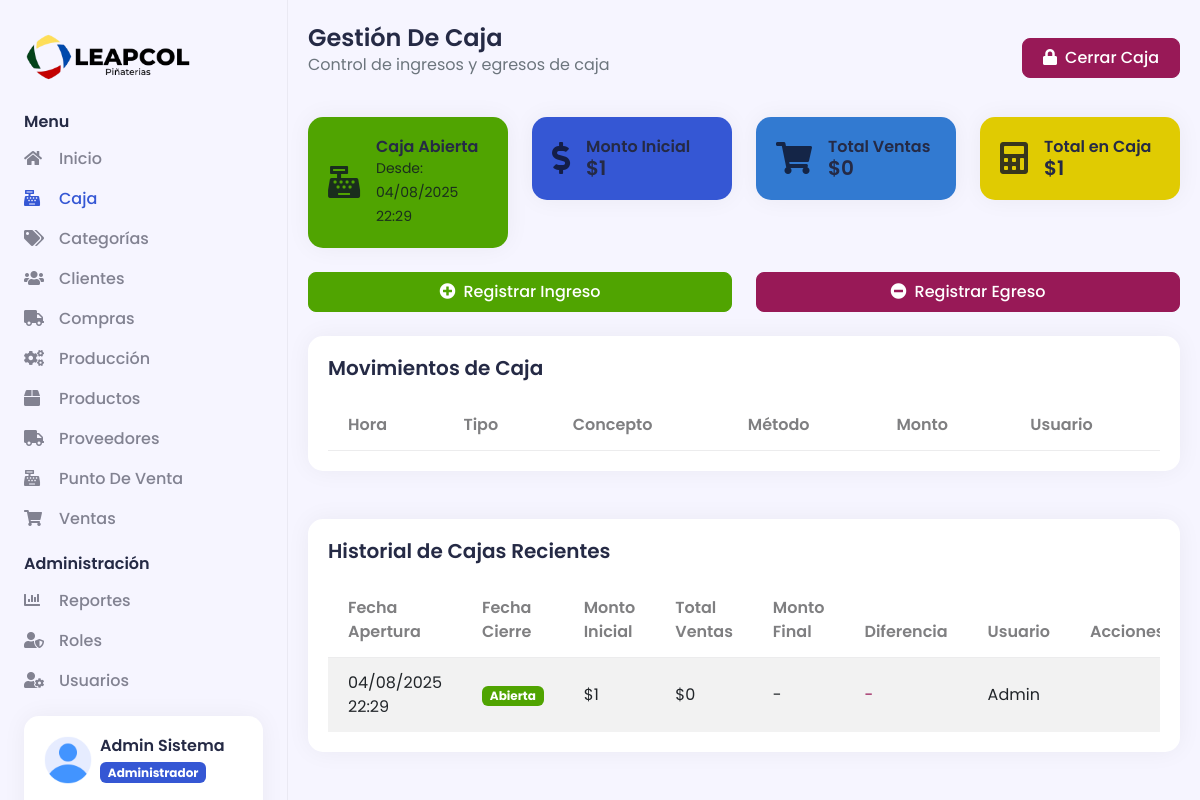
/caja (signed in), run on an earlier commit of the app's database.
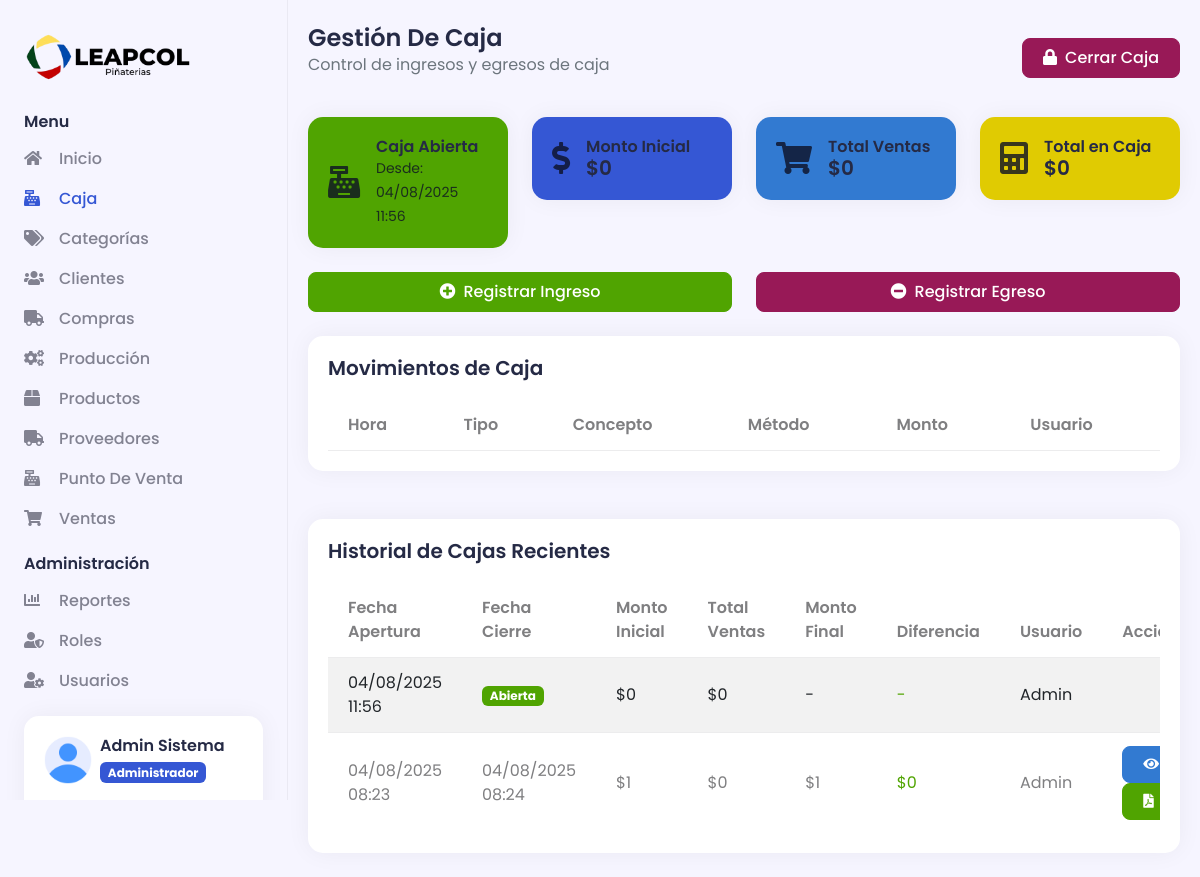
And on a later commit of the database.
### tables this page shows
CREATE TABLE `modulos` (
  `id` int(11) NOT NULL,
  `nombre` varchar(50) NOT NULL,
  `descripcion` varchar(100) DEFAULT NULL,
  `icono` varchar(50) DEFAULT NULL,
  `url` varchar(100) NOT NULL,
  `estado` tinyint(1) NOT NULL DEFAULT 1
);

CREATE TABLE `cajas` (
  `id` int(11) NOT NULL,
  `usuario_id` int(11) NOT NULL,
  `fecha_apertura` datetime NOT NULL DEFAULT current_timestamp(),
  `fecha_cierre` datetime DEFAULT NULL,
  `monto_inicial` decimal(10,2) NOT NULL DEFAULT 0.00,
  `monto_final` decimal(10,2) DEFAULT NULL,
  `total_ventas` decimal(10,2) DEFAULT 0.00,
  `total_efectivo` decimal(10,2) DEFAULT 0.00,
  `total_tarjeta` decimal(10,2) DEFAULT 0.00,
  `total_transferencia` decimal(10,2) DEFAULT 0.00,
  `estado` tinyint(1) NOT NULL DEFAULT 1 COMMENT '1=Abierta, 0=Cerrada',
  `observaciones` text DEFAULT NULL
);

CREATE TABLE `usuarios` (
  `idusuario` int(11) NOT NULL,
  `nombre` varchar(50) NOT NULL,
  `apellido` varchar(50) NOT NULL,
  `usuario` varchar(50) NOT NULL,
  `email` varchar(100) NOT NULL,
  `password` varchar(255) NOT NULL,
  `token` varchar(100) DEFAULT NULL,
  `rolid` int(11) NOT NULL,
  `status` tinyint(1) NOT NULL DEFAULT 1,
  `fecha_creacion` datetime NOT NULL DEFAULT current_timestamp(),
  `fecha_actualizacion` datetime DEFAULT NULL ON UPDATE current_timestamp()
);

### Views/Caja/caja.php (the view, shortened to what the rows shown need)
<?php
    headerAdmin($data);
?>
<div class="d2c_main px-0 px-md-2 py-4">
    <div class="container-fluid">
        <?php if($data['cajaAbierta']): ?>
        <div class="row mb-4">
            <div class="col-md-3">
                <div class="card bg-success text-white">
                    <div class="card-body">
                        <div class="d-flex align-items-center">
                            <i class="fas fa-cash-register fa-2x me-3"></i>
                            <div>
                                <h6 class="mb-0">Caja Abierta</h6>
                                <small>Desde: <?= date('d/m/Y H:i', strtotime($data['cajaAbierta']['fecha_apertura'])) ?></small>
                            </div>
                        </div>
                    </div>
                </div>
            </div>
            <div class="col-md-3">
                <div class="card bg-primary text-white">
                    <div class="card-body">
                        <div class="d-flex align-items-center">
                            <i class="fas fa-dollar-sign fa-2x me-3"></i>
                            <div>
                                <h6 class="mb-0">Monto Inicial</h6>
                                <h5 class="mb-0">$<?= number_format($data['cajaAbierta']['monto_inicial'], 0) ?></h5>
                            </div>
                        </div>
                    </div>
                </div>
            </div>
            <div class="col-md-3">
                <div class="card bg-info text-white">
                    <div class="card-body">
                        <div class="d-flex align-items-center">
                            <i class="fas fa-shopping-cart fa-2x me-3"></i>
                            <div>
                                <h6 class="mb-0">Total Ventas</h6>
                                <h5 class="mb-0" id="totalVentas">$<?= number_format($data['cajaAbierta']['total_ventas'], 0) ?></h5>
                            </div>
                        </div>
                    </div>
                </div>
            </div>
            <div class="col-md-3">
                <div class="card bg-warning text-white">
                    <div class="card-body">
                        <div class="d-flex align-items-center">
                            <i class="fas fa-calculator fa-2x me-3"></i>
                            <div>
                                <h6 class="mb-0">Total en Caja</h6>
                                <h5 class="mb-0" id="totalCaja">$<?= number_format($data['cajaAbierta']['total_actual'] ?? ($data['cajaAbierta']['monto_inicial'] + $data['cajaAbierta']['total_ventas']), 0) ?></h5>
                            </div>
                        </div>
                    </div>
                </div>
            </div>
        </div>
        <div class="row mb-4">
            <div class="col-md-6">
                <button class="btn btn-success w-100" id="btnIngreso">
                    <i class="fas fa-plus-circle me-2"></i>Registrar Ingreso
                </button>
            </div>
            <div class="col-md-6">
                <button class="btn btn-danger w-100" id="btnEgreso">
                    <i class="fas fa-minus-circle me-2"></i>Registrar Egreso
                </button>
            </div>
        </div>
        <div class="card">
            <div class="card-header">
                <h5 class="mb-0">Movimientos de Caja</h5>
            </div>
            <div class="card-body">
                <div class="table-responsive">
                    <table class="table table-striped" id="tablaMovimientos">
                        <thead>
                            <tr>
                                <th>Hora</th>
                                <th>Tipo</th>
                                <th>Concepto</th>
                                <th>Método</th>
                                <th>Monto</th>
                                <th>Usuario</th>
                            </tr>
                        </thead>
                    </table>
                </div>
            </div>
        </div>
            <br><br>
        <?php endif; ?>
        <?php if(!empty($data['historialCajas'])): ?>
        <div class="card">
            <div class="card-body">
                <div class="table-responsive">
                    <table class="table table-striped">
                        <thead>
                            <tr>
                                <th>Fecha Apertura</th>
                                <th>Fecha Cierre</th>
                                <th>Monto Inicial</th>
                                <th>Total Ventas</th>
                                <th>Monto Final</th>
                                <th>Diferencia</th>
                                <th>Usuario</th>
                                <th>Acciones</th>
                            </tr>
                        </thead>
                        <tbody>
                            <?php foreach($data['historialCajas'] as $caja): ?>
                            <?php
                                $diferencia = ($caja['monto_final'] ?? 0) - (($caja['monto_inicial'] ?? 0) + ($caja['total_ventas'] ?? 0));
                                $colorDiferencia = $diferencia == 0 ? 'text-success' : ($diferencia > 0 ? 'text-info' : 'text-danger');
                            ?>
                            <tr>
                                <td><?= date('d/m/Y H:i', strtotime($caja['fecha_apertura'])) ?></td>
                                <td>
                                    <?= $caja['fecha_cierre'] ? date('d/m/Y H:i', strtotime($caja['fecha_cierre'])) : '<span class="badge bg-success">Abierta</span>' ?>
                                </td>
                                <td>$<?= number_format($caja['monto_inicial'] ?? 0, 0) ?></td>
                                <td>$<?= number_format($caja['total_ventas'] ?? 0, 0) ?></td>
                                <td>
                                    <?= $caja['monto_final'] ? '$' . number_format($caja['monto_final'], 0) : '-' ?>
                                </td>
                                <td class="<?= $colorDiferencia ?>">
                                    <?= $caja['fecha_cierre'] ? '$' . number_format($diferencia, 0) : '-' ?>
                                </td>
                                <td><?= $caja['usuario_nombre'] ?></td>
                                <td>
                                    <?php if($caja['fecha_cierre']): ?>
                                    <button class="btn btn-sm btn-info" onclick="verDetallesCaja(<?= $caja['id'] ?>)" title="Ver detalles">
                                        <i class="fas fa-eye"></i>
                                    </button>
                                    <button class="btn btn-sm btn-success" onclick="generarReporte(<?= $caja['id'] ?>)" title="Generar reporte">
                                        <i class="fas fa-file-pdf"></i>
                                    </button>
                                    <?php endif; ?>
                                </td>
                            </tr>
                            <?php endforeach; ?>
                        </tbody>
                    </table>
                </div>
            </div>
        </div>
        <?php endif; ?>
    </div>
</div>

### Views/Template/navbar.php (shortened to what the rows shown need)
<div class="d2c_sidebar offcanvas-lg offcanvas-start p-4" tabindex="-1" id="d2c_sidebar">
    <div class="d-flex flex-column">
        <ul class="navbar-nav flex-grow-1">
            <li class="nav-item">
                <ul class="sub-menu">
                    <?php
                    $userModules = getUserModules();
                    $mainModules = ['categorias', 'productos', 'produccion', 'clientes', 'proveedores', 'compras', 'pos', 'ventas', 'caja'];
                    foreach($userModules as $module):
                        if(in_array($module['url'], $mainModules)):
                    ?>
                    <li class="nav-item <?= (isset($data['page_name']) && $data['page_name'] == $module['url']) ? 'active' : '' ?>">
                        <a class="sub-menu-link" href="<?= BASE_URL ?><?= $module['url'] ?>">
                            <span class="d2c_icon">
                                <i class="<?= $module['icono'] ?>"></i>
                            </span>
                            <span> <?= $module['nombre'] ?> </span>
                        </a>
                    </li>
                    <?php
                        endif;
                    endforeach;
                    ?>
                </ul>
            </li>
            <?php
            $adminModules = ['usuarios', 'roles', 'reportes'];
            $hasAdminModules = false;
            foreach($userModules as $module) {
                if(in_array($module['url'], $adminModules)) {
                    $hasAdminModules = true;
                    break;
                }
            }
            if($hasAdminModules):
            ?>
            <li class="nav-item">
                <ul class="sub-menu collapse show" id="admin">
                    <?php
                    foreach($userModules as $module):
                        if(in_array($module['url'], $adminModules)):
                    ?>
                    <li class="nav-item <?= (isset($data['page_name']) && $data['page_name'] == $module['url']) ? 'active' : '' ?>">
                        <a class="sub-menu-link" href="<?= BASE_URL ?><?= $module['url'] ?>">
                            <span class="d2c_icon">
                                <i class="<?= $module['icono'] ?>"></i>
                            </span>
                            <span> <?= $module['nombre'] ?> </span>
                        </a>
                    </li>
                    <?php
                        endif;
                    endforeach;
                    ?>
                </ul>
            </li>
            <?php endif; ?>
        </ul>
    </div>
</div>

What changed in the data, as far as the page shows it:
added cajas: fecha_apertura "04/08/2025 11:56", monto_inicial "0", total_ventas "0", shows "Abierta", usuario.nombre "Admin"
changed cajas (number 2 of 2 on the later page): fecha_apertura "04/08/2025 22:29" → "04/08/2025 08:23"; fecha_cierre (not shown) → "04/08/2025 08:24"; monto_final (not shown) → "1"; diferencia (not shown) → "0"; monto_final "-" → "$"; fecha_cierre "Abierta -" → "$"
Also different on the page:
$data['cajaAbierta']['total_actual']: "1" → "0"
date('d/m/Y H:i', strtotime($data['cajaAbierta']['fecha_apertura'])): "04/08/2025 22:29" → "04/08/2025 11:56"
$data['cajaAbierta']['monto_inicial']: "1" → "0"
